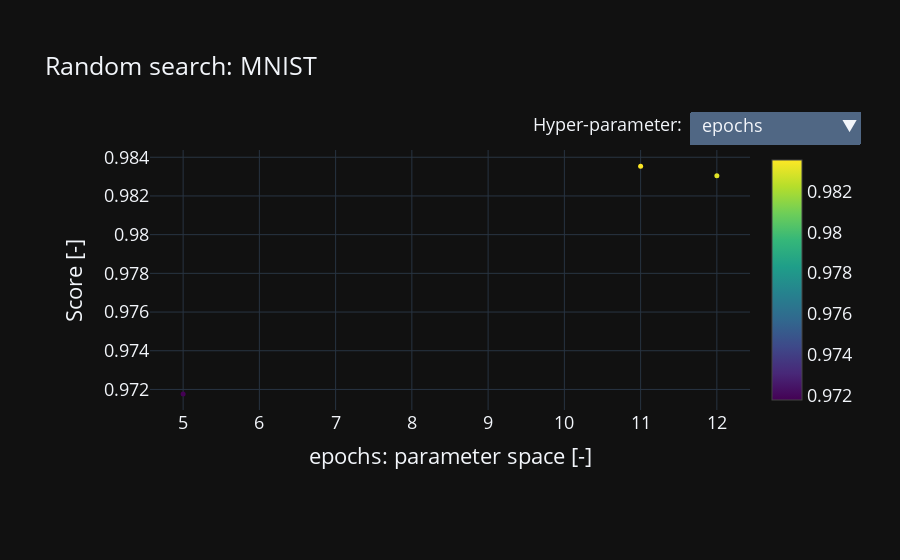

Here is the notebook cell this chart was saved with:
### Markdown cell above
## Visualization

You can visualize the optimization with an interactive html file.

### Code cell
fig = param_gen.write_optimization_to_html(show=True, dark_mode=True, **save_kwargs)

### Figure 1 — Plotly figure (JSON) as saved in the notebook; plotly's stock layout.template omitted (floating-point values rounded to 4 significant figures)
{"data": [{"marker": {"color": [0.9718, 0.9835, 0.983], "colorscale": [[0, "#440154"], [0.1111, "#482878"], [0.2222, "#3e4989"], [0.3333, "#31688e"], [0.4444, "#26828e"], [0.5556, "#1f9e89"], [0.6667, "#35b779"], [0.7778, "#6ece58"], [0.8889, "#b5de2b"], [1, "#fde725"]], "showscale": true, "size": 5}, "mode": "markers", "name": "Trial points", "type": "scatter", "x": [5, 11, 12], "y": [0.9718, 0.9835, 0.983]}], "layout": {"annotations": [{"align": "left", "showarrow": false, "text": "Hyper-parameter:", "x": 0.89, "xanchor": "right", "xref": "paper", "y": 1.1, "yanchor": "middle", "yref": "paper"}], "autosize": true, "font": {"size": 18}, "margin": {"b": 150, "l": 150, "r": 150, "t": 150}, "scene": {"aspectmode": "manual", "aspectratio": {"x": 1, "y": 1, "z": 0.7}}, "title": {"text": "Random search: MNIST"}, "updatemenus": [{"buttons": [{"args": [{"marker": {"color": [0.9718, 0.9835, 0.983], "showscale": true}, "x": [[5, 11, 12]], "y": [[0.9718, 0.9835, 0.983]]}, {"xaxis.title.text": "epochs: parameter space [-]", "yaxis.title.text": "Score [-]"}], "label": "epochs", "method": "update"}, {"args": [{"marker": {"color": [0.9718, 0.9835, 0.983], "showscale": true}, "x": [[32, 32, 16]], "y": [[0.9718, 0.9835, 0.983]]}, {"xaxis.title.text": "batch_size: parameter space [-]", "yaxis.title.text": "Score [-]"}], "label": "batch_size", "method": "update"}, {"args": [{"marker": {"color": [0.9718, 0.9835, 0.983], "showscale": true}, "x": [[0.03272, 0.0633, 0.09184]], "y": [[0.9718, 0.9835, 0.983]]}, {"xaxis.title.text": "learning_rate: parameter space [-]", "yaxis.title.text": "Score [-]"}], "label": "learning_rate", "method": "update"}, {"args": [{"marker": {"color": [0.9718, 0.9835, 0.983], "showscale": true}, "x": [[false, true, false]], "y": [[0.9718, 0.9835, 0.983]]}, {"xaxis.title.text": "nesterov: parameter space [-]", "yaxis.title.text": "Score [-]"}], "label": "nesterov", "method": "update"}, {"args": [{"marker": {"color": [0.9718, 0.9835, 0.983], "showscale": true}, "x": [[0.41, 0.27, 0.25]], "y": [[0.9718, 0.9835, 0.983]]}, {"xaxis.title.text": "momentum: parameter space [-]", "yaxis.title.text": "Score [-]"}], "label": "momentum", "method": "update"}, {"args": [{"marker": {"color": [0.9718, 0.9835, 0.983], "showscale": true}, "x": [[false, true, false]], "y": [[0.9718, 0.9835, 0.983]]}, {"xaxis.title.text": "pre_normalized: parameter space [-]", "yaxis.title.text": "Score [-]"}], "label": "pre_normalized", "method": "update"}], "direction": "down", "pad": {"r": 10, "t": 10}, "showactive": true, "x": 0.9, "xanchor": "left", "y": 1.1, "yanchor": "middle"}], "xaxis": {"title": {"text": "epochs: parameter space [-]"}}, "yaxis": {"title": {"text": "Score [-]"}}}}
